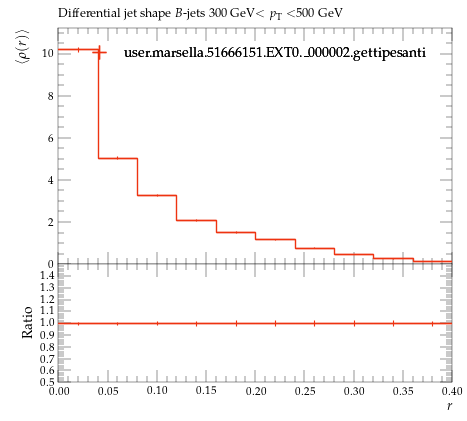

This chart was generated by the following Python code:
#! /usr/bin/env python

# This Python script was auto-generated using YODA v2.0.2.
# Analysis object: /MC_HFDECAYS/avg_B_jet_rho_300_500
# Timestamp: 24-07-2026 (16:40:05)

import matplotlib as mpl
import matplotlib.pyplot as plt
mpl.use('Agg') # comment out for interactive use
import os
import numpy as np

plotDir = os.path.split(os.path.realpath(__file__))[0]
if 'YODA_USER_PLOT_PATH' in globals():
    plot_outdir = globals()['YODA_USER_PLOT_PATH']
else:
    plot_outdir = plotDir

#plot style
plt.style.use(os.path.join(plotDir, '../default.mplstyle'))
# plot metadata
figW, figH = plt.rcParams['figure.figsize']
ax_xLabel = r'$r$'
ax_yLabel = r'$\langle\rho(r)\rangle$'
ax_title  = r'Differential jet shape $B$-jets 300 GeV$<p_\mathrm{T}<$500 GeV'
ax_xScale = 'linear'
ax_yScale = 'linear'
xLims = (0.0, 0.4)
yLims = (0.0, 11.224598)

# TeX-friendly labels for the legend
labels = {
    'legend' : ([ r"user.marsella.51666151.EXT0.\_000002.gettipesanti" ], r""),
}

# Adjust canvas width and height
canvasW = 10.0
canvasH = 9.0
figW *= canvasW/10.
figH *= canvasH/9.

# Create figure and axis objects
fig, (ax, ratio0_ax) = plt.subplots(2, 1, sharex=True,
                  figsize=(figW,figH), gridspec_kw={'height_ratios': (6.0, 3.0)})

# Set figure margins
plt.subplots_adjust(
    left   = 1.0 * plt.rcParams['figure.subplot.left'],
    right  = 1.0 * plt.rcParams['figure.subplot.right'],
    top    = 1.0 * plt.rcParams['figure.subplot.top'],
    bottom = 1.0 * plt.rcParams['figure.subplot.bottom'])

ratio0_ax.yaxis.set_major_locator(mpl.ticker.MultipleLocator(0.1))
ratio0_ax.set_ylim(0.5, 1.4999)
ratio0_ax.set_ylabel('Ratio')

# the numerical data is stored in a separate file
dataf = dict()
prefix = os.path.split(__file__)[0]
if prefix:    prefix = prefix + '/'
exec(open(prefix+'avg_B_jet_rho_300_500__data.py').read(), dataf)


legend_handles = dict() # keep track of handles for the legend

# style options for curves
# starts at zorder>=5 to draw curve on top of legend
styles = {
  'user.marsella.51666151.EXT0._000002.gettipesanti.yoda.gz': {
    'color' : '#EE3311',
    'linestyle' : '-',
    'linewidth' : 1,
    'marker' : 'none',
    'markersize' : 2,
    'capsize' : 0.0,
    'zorder' : 5,
    'histstyle' : 1,
    'drawstyle' : 'steps-pre',
    'xerrorbars' : 1,
    'yerrorbars' : 1,
    'fillcolor' : None,
    'fillopacity' : 1.0,
    'ratio0_linestyle' : '-',
    'ratio0_linewidth' : 1,
    'ratio0_marker' : 'none',
    'ratio0_markersize' : 2,
    'ratio0_capsize' : 0.0,
    'ratio0_zorder' : 5,
    'ratio0_histstyle' : 1,
    'ratio0_drawstyle' : 'steps-pre',
    'ratio0_xerrorbars' : 1,
    'ratio0_yerrorbars' : 1,
  },
}

# curve from input yoda files in main panel
for label, yvals in dataf['yvals'].items():
    if all(np.isnan(v) for v in dataf['yvals'][label]):
        continue
    tmp = None
    if styles[label]['histstyle']: # draw as histogram
        xpos = dataf['xedges'][label] if styles[label]['drawstyle'] else dataf['xpoints'][label]
        ypos = np.insert(yvals, 0, yvals[0]) if styles[label]['drawstyle'] else yvals
        if styles[label]['fillcolor']: # fill area below curve
            ax.fill_between(xpos, ypos, step='pre',
                            color=styles[label]['fillcolor'],
                            alpha=styles[label]['fillopacity'])
        tmp, = ax.plot(xpos, ypos,
                       color=styles[label]['color'],
                       linestyle=styles[label]['linestyle'],
                       linewidth=styles[label]['linewidth'],
                       drawstyle=styles[label]['drawstyle'], solid_joinstyle='miter',
                       zorder=styles[label]['zorder'], label=label)
    tmp = ax.errorbar(dataf['xpoints'][label], yvals,
                      xerr=np.array(dataf['xerrs'][label])*styles[label]['xerrorbars'],
                      yerr=np.array(dataf['yerrs'][label])*styles[label]['yerrorbars'],
                      fmt=styles[label]['marker'], capsize=styles[label]['capsize'],
                      markersize=styles[label]['markersize'],
                      ecolor=styles[label]['color'],
                      color=styles[label]['color'], zorder=styles[label]['zorder'])
    tmp[-1][0].set_linestyle(styles[label]['linestyle'])
    tmp[-1][0].set_linewidth(styles[label]['linewidth'])
    if label in dataf['add_legend_handle']:  legend_handles[label] = tmp
    for varLabel in dataf['variation_yvals'].keys():
        if varLabel.startswith(label):
            tmp, = ax.plot(dataf['xedges'][label], dataf['variation_yvals'][varLabel],
                           color=styles[label]['color'],
                           linestyle=styles[label]['linestyle'],
                           linewidth=styles[label]['linewidth'],
                           drawstyle='steps-pre', solid_joinstyle='miter',
                           zorder=styles[label]['zorder'], alpha=0.5)


# plots on ratio panel
# curve from input yoda files in ratio panel
for label, yvals in dataf['ratio0_yvals'].items():
    if all(np.isnan(v) for v in yvals):
        continue
    if styles[label]['ratio0_histstyle']: # plot as histogram
        xpos = dataf['xedges']['user.marsella.51666151.EXT0._000002.gettipesanti.yoda.gz'] if styles[label]['ratio0_drawstyle'] else dataf['xpoints']['user.marsella.51666151.EXT0._000002.gettipesanti.yoda.gz']
        ypos = np.insert(yvals, 0, yvals[0]) if styles[label]['ratio0_drawstyle'] else yvals
        ratio0_ax.plot(xpos, ypos,
                       color=styles[label]['color'],
                       linewidth=styles[label]['linewidth'],
                       linestyle=styles[label]['ratio0_linestyle'],
                       drawstyle=styles[label]['ratio0_drawstyle'], zorder=styles[label]['zorder'],
                       solid_joinstyle='miter')
    tmp = ratio0_ax.errorbar(dataf['xpoints']['user.marsella.51666151.EXT0._000002.gettipesanti.yoda.gz'], yvals,
                             xerr=np.array(dataf['ref_xerrs'])*styles[label]['ratio0_xerrorbars'],
                             yerr=np.array(dataf['ratio0_yerrs'][label])*styles[label]['ratio0_yerrorbars'],
                             fmt=styles[label]['ratio0_marker'], capsize=styles[label]['ratio0_capsize'],
                             markersize=styles[label]['ratio0_markersize'],
                             ecolor=styles[label]['color'],
                             color=styles[label]['color'])
    tmp[-1][0].set_linestyle(styles[label]['ratio0_linestyle'])
    tmp[-1][0].set_linewidth(styles[label]['ratio0_linewidth'])

    for varlabel in dataf['ratio0_variation_vals'].keys():
        if varlabel.startswith(label):
            ratio0_ax.plot(dataf['xedges']['user.marsella.51666151.EXT0._000002.gettipesanti.yoda.gz'],
                            dataf['ratio0_variation_vals'][varlabel],
                            color=styles[label]['color'],
                            linestyle=styles[label]['linestyle'],
                            linewidth=styles[label]['linewidth'],
                            drawstyle='steps-pre', solid_joinstyle='miter',
                            zorder=1, alpha=0.5)

legend_items = list(legend_handles.values())
ax.add_artist(ax.legend(legend_items,
                        labels['legend'][0],
                        title=labels['legend'][1],
                        alignment='left',
                        loc='upper center',
                        bbox_to_anchor=(0.5, 0.97)))

# set plot metadata as defined above
ratio0_ax.set_xlabel(ax_xLabel)
ratio0_ax.xaxis.set_label_coords(1., -0.15)
ax.set_ylabel(ax_yLabel, ha='right', va='top')
ax.yaxis.set_label_coords(-0.11, 1.0)
ax.set_title(ax_title, loc='left')
ax.set_xscale(ax_xScale)
ax.set_yscale(ax_yScale)
ax.set_xlim(xLims)
ax.set_ylim(yLims)

# tick formatting
plt.rcParams['xtick.top'] = True
plt.rcParams['ytick.right'] = True
fig.align_ylabels((ax, ratio0_ax))
plt.savefig(os.path.join(plot_outdir, 'avg_B_jet_rho_300_500.pdf'), format='PDF')
plt.savefig(os.path.join(plot_outdir, 'avg_B_jet_rho_300_500.png'), format='PNG')

plt.close(fig)
